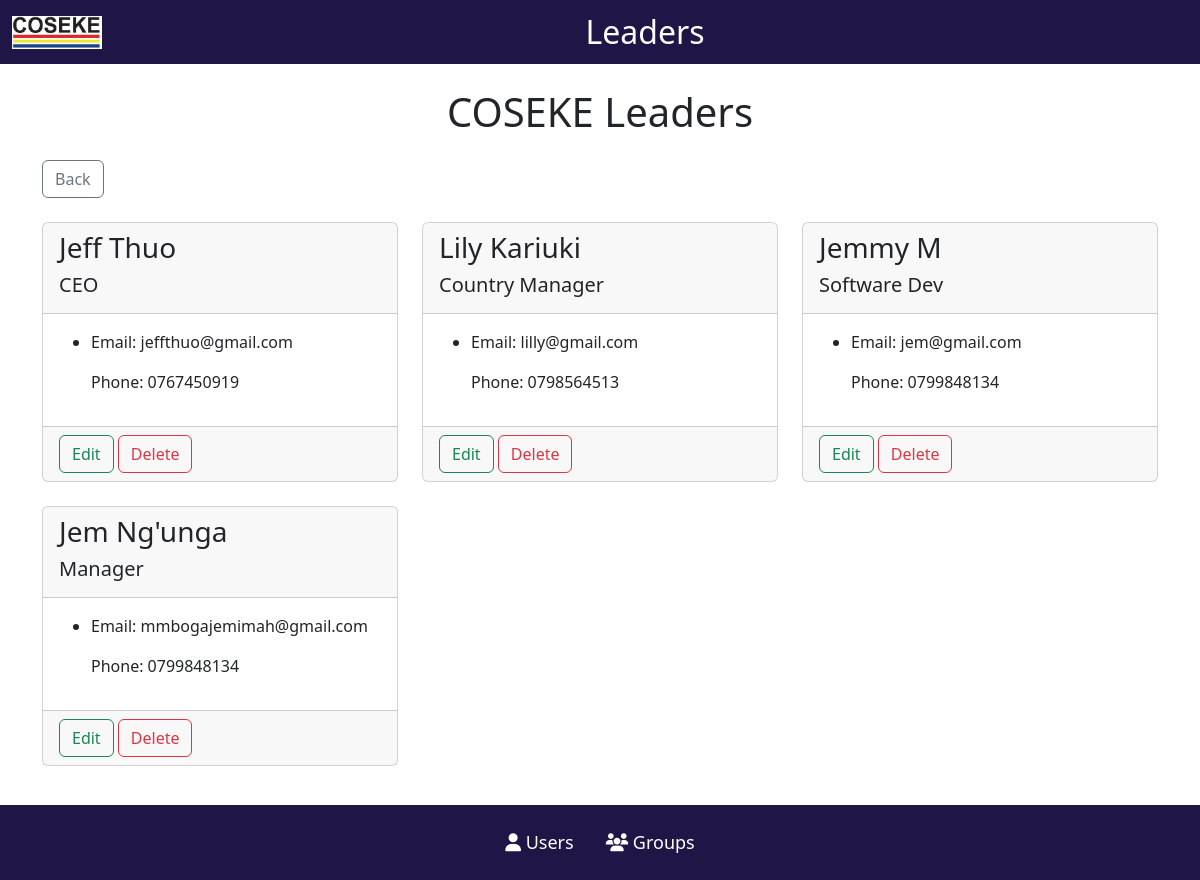
The page /organization-leaders/1/ on the database its author committed.
### base/models.py (models this page shows, shortened)
class Organization(models.Model):
    id = models.AutoField(primary_key=True)
    organization_name = models.CharField(max_length=200)
    description = models.CharField(max_length=1000, default=None)
    location = models.CharField(max_length=50)
    phone_number = models.CharField(max_length=200)
    website = models.CharField(max_length=200)
    stuff_number = models.IntegerField(null=True, blank=True)
    address = models.CharField(max_length=255, default=None)
    industry = models.CharField(max_length=255, default=None)
    is_nonprofit = models.BooleanField(default=False)
    established_date = models.DateField(default=None)
    social_media_facebook = models.URLField(null=True, blank=True)
    social_media_twitter = models.URLField(null=True, blank=True)
    social_media_instagram = models.URLField(null=True, blank=True)
    social_media_linkedin = models.URLField(null=True, blank=True)

class Leader(models.Model):
    id = models.AutoField(primary_key=True)
    organization = models.ForeignKey(Organization, on_delete=models.CASCADE)
    name = models.CharField(max_length=100)
    title = models.CharField(max_length=100)
    email = models.CharField(max_length=150)
    contact = models.CharField(max_length=20)

### base/views.py (the view)
# urls.py: path("organization-leaders/<int:organization_id>/", views.organization_leaders, name='organization_leaders'),
def organization_leaders(request, organization_id):
    organization = get_object_or_404(Organization, id=organization_id)
    organization_leaders = Leader.objects.filter(organization=organization)
    context = {
        'organization': organization,
        'leaders': organization_leaders
    }
    return render(request, 'base/organization_leaders.html', context)

### base/templates/base/organization_leaders.html (shortened to what this page needs)
{% load static %}
<!DOCTYPE html>
<html>
<head>
    <link rel="stylesheet" href="{% static '/css/main.css' %}" type="text/css">
    <link rel="stylesheet" href="https://cdn.jsdelivr.net/npm/bootstrap@5.3.0/dist/css/bootstrap.min.css">
    <link rel="stylesheet" href="https://cdnjs.cloudflare.com/ajax/libs/font-awesome/6.4.0/css/all.min.css" />
</head>
<body>
    <nav class="navbar navbar-color">
        <div class="container-fluid d-flex align-items-center">
            <img class="logo-image" src="{% static '/images/logo.jpg' %}" alt="logo">
            <a class="navbar-brand d-flex mx-auto" href="#">
                <h2 class="mb-0">Leaders</h2>
            </a>
        </div>
    </nav>
    <h1 class="text-center mt-4 mb-4">{{organization.organization_name}} Leaders</h1>
    <div class="container">
        <a href="{% url 'organization_names' %}" class="btn btn-outline-secondary mb-4">Back</a>
        <div class="row card-row">
            {% for leader in leaders %}
                <div class="col-md-4">
                    <div class="card mb-4">
                        <div class="card-header">
                            <h3>{{ leader.name }}</h3>
                            <h5>{{ leader.title }}</h5>
                        </div>
                        <div class="card-body">
                            <ul>
                                <li>
                                    <p>Email: {{ leader.email }}</p>
                                    <p>Phone: {{ leader.contact }}</p>
                                </li>
                            </ul>
                        </div>
                        <div class="card-footer">
                            <a href="{% url 'edit_leader' organization_id=organization.id leader_id=leader.id%}" class="btn btn-outline-success">Edit</a>
                            <a href="{% url 'delete_leader' organization_id=organization.id leader_id=leader.id %}" class="btn btn-outline-danger">Delete</a>
                        </div>
                    </div>
                </div>
            {% endfor %}
        </div>
    </div>
    <footer class="home-footer text-white p-4 fixed-bottom">
        <div class="d-flex justify-content-center align-items-center">
            <span class="me-3" style="font-size: 18px;">
            <i class="fas fa-user"></i> Users
            </span>
            <span class="ms-3" style="font-size: 18px;">
            <i class="fas fa-users"></i> Groups
            </span>
        </div>
    </footer>
</body>
</html>

### staticfiles/css/main.css (style rules this page uses)
.navbar-color { background-color: #201547!important; }
.navbar-brand { color: white!important; text-align: center; }
.logo-image { width: 90px; }
.home-footer { background-color: #201547; }

### base/templates/base/organization_leaders.html (style rules this page uses)
body { min-height: 100vh; display: flex; flex-direction: column; padding-bottom: 90px; }
.home-footer { padding: 20px; text-align: center; position: fixed; left: 0; bottom: 0; width: 100%; }

### rows shown on the page
Organization: organization_name "COSEKE"
Leader: name "Jeff Thuo", title "CEO", email "jeffthuo@gmail.com", contact "0767450919"
Leader: name "Lily Kariuki", title "Country Manager", email "lilly@gmail.com", contact "0798564513"
Leader: name "Jemmy M", title "Software Dev", email "jem@gmail.com", contact "0799848134"
Leader: name "Jem Ng'unga", title "Manager", email "mmbogajemimah@gmail.com", contact "0799848134"
